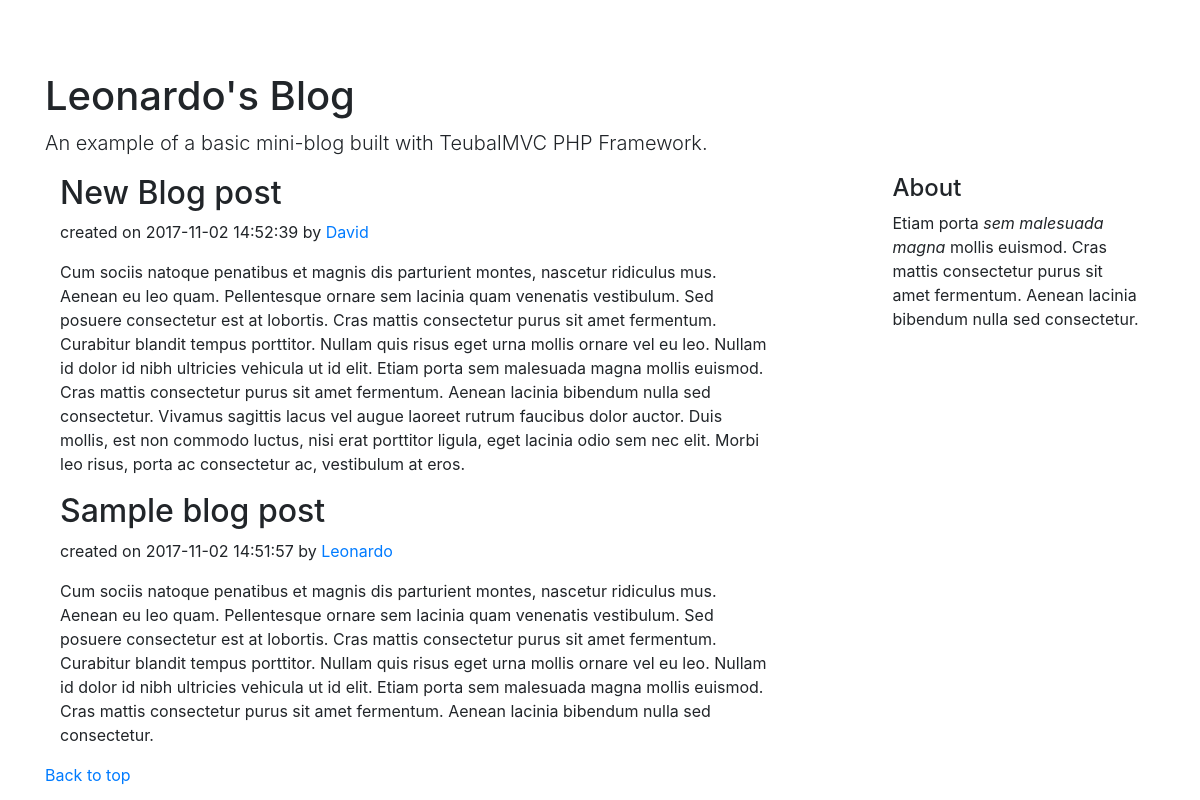
The page / on the database its author committed.
### tables this page shows
CREATE TABLE `posts` (
  `id` int(11) NOT NULL,
  `title` varchar(255) NOT NULL,
  `text` text NOT NULL,
  `created_at` datetime NOT NULL DEFAULT CURRENT_TIMESTAMP,
  `author` varchar(255) NOT NULL
);

### app/controllers/Home.php (called while the page is built)
<?php
class Home extends Controller
{
    function index($param = [])
    {
        $post = new Post;
        $datas = $post->getAllPosts();
        $this->view('home/index', $param, $datas);
    }
}

### bootstrap/routes.php (called while the page is built, shortened)
<?php
$route->get('/','Home','index');

### bootstrap/bootstrap.php (called while the page is built, shortened)
<?php
if ($_SERVER['REQUEST_METHOD'] === 'GET') {
    if($_GET) {
         $route = new Dispatch($_GET['url'],'');
    } else {
        $route = new Dispatch('/','');
    }
} elseif ($_SERVER['REQUEST_METHOD'] === 'POST') {
     $route = new Dispatch($_GET['url'], $_POST);
}
require_once '../bootstrap/routes.php';

### public/index.php (called while the page is built)
<?php
require_once '../bootstrap/bootstrap.php';

### lib/Database.php (called while the page is built, shortened)
<?php
class Database {
    private $host = DB_HOST;
    private $dbname = DB_NAME;
    private $user = DB_USER;
    private $pass = DB_PASS;
    private $charset = DB_CHARSET;
    private $dbh;
    private $stmt;
    public function __construct()
    {
        $dsn = "mysql:host=$this->host;dbname=$this->dbname;charset=$this->charset";
        $options = [ PDO::ATTR_ERRMODE            => PDO::ERRMODE_EXCEPTION,
                    PDO::ATTR_DEFAULT_FETCH_MODE => PDO::FETCH_ASSOC,
                    PDO::ATTR_EMULATE_PREPARES   => false,
                    ];
        try{
            $this->dbh = new PDO($dsn, $this->user, $this->pass, $options);
        }
        catch(PDOException $e){
            $this->error = $e->getMessage();
        }
    }
    function prepare($query)
    {
        $this->stmt = $this->dbh->prepare($query);
    }
    function execute(array $bindingVars = []) {
        if(!empty($bindingVars)) {
            $this->stmt->execute($bindingVars);
        } else {
            $this->stmt->execute();
        }
    }
    function fetchAll()
    {
        return $this->stmt->fetchAll(PDO::FETCH_OBJ);
    }
}

### app/models/Post.php (called while the page is built, shortened)
<?php
class Post {
    private $database;
    public function __construct()
    {
        $this->database = new Database;
    }
    public function getAllPosts() {
        $this->database->prepare('SELECT * FROM posts ORDER BY created_at desc');
        $this->database->execute();
        return $this->database->fetchAll();
    }
}

### app/views/home/index.php (the view)
<?php  $this->view('partials/header'); ?>
<div class="blog-header">
    <h1 class="blog-title">Leonardo's Blog</h1>
    <p class="lead blog-description">An example of a basic mini-blog built with TeubalMVC PHP Framework.</p>
</div>
    <main role="main" class="container">
      <div class="row">
        <div class="col-sm-8 blog-main">
            <?php foreach ($datas as $data): ?>
                <div class="blog-post">
                    <h2 class="blog-post-title"><?php echo $data->title; ?></h2>
                    <p class="blog-post-meta">created on <?php echo $data->created_at; ?> by <a href="#"><?php echo $data->author; ?></a></p>
                    <p><?php echo $data->text; ?></p>
                </div>
            <?php endforeach; ?>
        </div>
        <aside class="col-sm-3 ml-sm-auto blog-sidebar">
          <div class="sidebar-module sidebar-module-inset">
            <h4>About</h4>
            <p>Etiam porta <em>sem malesuada magna</em> mollis euismod. Cras mattis consectetur purus sit amet fermentum. Aenean lacinia bibendum nulla sed consectetur.</p>
          </div>
        </aside>
      </div>
    </main>
    <footer class="blog-footer">
       <p>
        <a href="#">Back to top</a>
      </p>
    </footer>
<?php $this->view('partials/footer'); ?>

### lib/Dispatch.php (shortened to what this page needs)
<?php
Class Dispatch
{
    private $relativeURL = "";
    private $instances = 0;
    public function __construct ($relativeURL , $post )
    {
        $this->relativeURL = $relativeURL;
    }
    public function get ($url, $controllerName, $methodName)
    {
        if($this->isCurrentControl($url, $controllerName, $methodName) && $_SERVER['REQUEST_METHOD'] === 'GET') {
            $controller = $this->createController($controllerName);
            $paramsCurrent = $this->getParams($this->relativeURL);
            if(count($paramsCurrent) == 1) {
                $paramsCurrent = array_slice($paramsCurrent, 2);
            }
            if($this->instances++ == 0) {
                call_user_func([$controller, $methodName], $paramsCurrent);
            }
        }
    }
    private function isCurrentControl ($url, $controllerName, $methodName)
    {
        $paramsAsked = $this->getParams($url);
        $paramsCurrent = $this->getParams($this->relativeURL);
        if(count($paramsAsked) != count($paramsCurrent)) {
            return false;
        }
        if($paramsAsked[0] != $paramsCurrent[0] ) {
            return false;
        }
        if(file_exists(APPDIR . "/controllers/" . ucwords($controllerName)) . ".php") {
            $temp = new $className;
            if(method_exists($temp, $methodName)) {
                return true;
            }
        } else {
            die('Controller ' . $controllerName . ' does not exists');
        }
        return false;
    }
    private function getParams($url)
    {
        $params = rtrim( $url, '/');
        $params = filter_var($params, FILTER_SANITIZE_URL);
        $params = explode('/', $params);
        return $params;
    }
    private function createController($controllerName)
    {
        $controller = new $controllerName;
        return $controller;
    }
};

### lib/Controller.php
<?php
class Controller
{
    public function view($view, $param = [], $datas = [])
    {
        if(file_exists('../app/views/' . $view . '.php')) {
            require_once '../app/views/' . $view . '.php';
        } else {
            die('View ' . $view . ' does not exists');
        }
    }
}

### app/views/partials/header.php (shortened to what this page needs)
<!DOCTYPE html>
<html lang="en">
<head>
    <link rel="stylesheet" href="https://maxcdn.bootstrapcdn.com/bootstrap/4.0.0-beta.2/css/bootstrap.min.css">
    <link rel="stylesheet" href="http://leonardoteubal.com/teubalmvc_blog/css/style.css">
</head>
<body>
<header>
<nav class="navbar navbar-expand-lg navbar-dark mb-3" >
  <div class="container">
    <a class="navbar-brand" href="http://leonardoteubal.com/teubalmvc_blog">Leonardo's Blog</a>
    <div class="collapse navbar-collapse" id="navbarsExampleDefault">
      <ul class="navbar-nav mr-auto">
        <li class="nav-item ">
          <a class="nav-link" href="http://leonardoteubal.com/teubalmvc_blog">Home </a>
        </li>
        <li class="nav-item">
          <a class="nav-link" href="#">About</a>
        </li>
      </ul>
      <ul class="navbar-nav ml-auto">
                    <?php if(!isset($_SESSION['id'])) : ?>
                        <li class="nav-item">
                            <a class="nav-link" href="http://leonardoteubal.com/teubalmvc_blog/users/login">Login</a>
                        </li>
                    <?php endif; ?>
            </ul>
    </div>
  </div>
</nav>
</header>
<div class="container">

### app/views/partials/footer.php (shortened to what this page needs)
</div>
</body>
</html>

### rows shown on the page
posts: title "New Blog post", created_at "2017-11-02 14:52:39", author "David", text "Cum sociis natoque penatibus et magnis dis parturient montes, nascetur ridiculus mus. Aenean eu leo quam. Pellentesque ornare sem lacinia quam venenatis vestibulum. Sed posuere consectetur est at lobortis. Cras mattis consectetur purus sit amet fermentum. Curabitur blandit tempus porttitor. Nullam quis risus eget urna mollis ornare vel eu leo. Nullam id dolor id nibh ultricies vehicula ut id elit. Etiam porta sem malesuada magna mollis euismod. Cras mattis consectetur purus sit amet fermentum. Aenean lacinia bibendum nulla sed consectetur. Vivamus sagittis lacus vel augue laoreet rutrum faucibus dolor auctor. Duis mollis, est non commodo luctus, nisi erat porttitor ligula, eget lacinia odio…"
posts: title "Sample blog post", created_at "2017-11-02 14:51:57", author "Leonardo", text "Cum sociis natoque penatibus et magnis dis parturient montes, nascetur ridiculus mus. Aenean eu leo quam. Pellentesque ornare sem lacinia quam venenatis vestibulum. Sed posuere consectetur est at lobortis. Cras mattis consectetur purus sit amet fermentum. Curabitur blandit tempus porttitor. Nullam quis risus eget urna mollis ornare vel eu leo. Nullam id dolor id nibh ultricies vehicula ut id elit. Etiam porta sem malesuada magna mollis euismod. Cras mattis consectetur purus sit amet fermentum. Aenean lacinia bibendum nulla sed consectetur."
